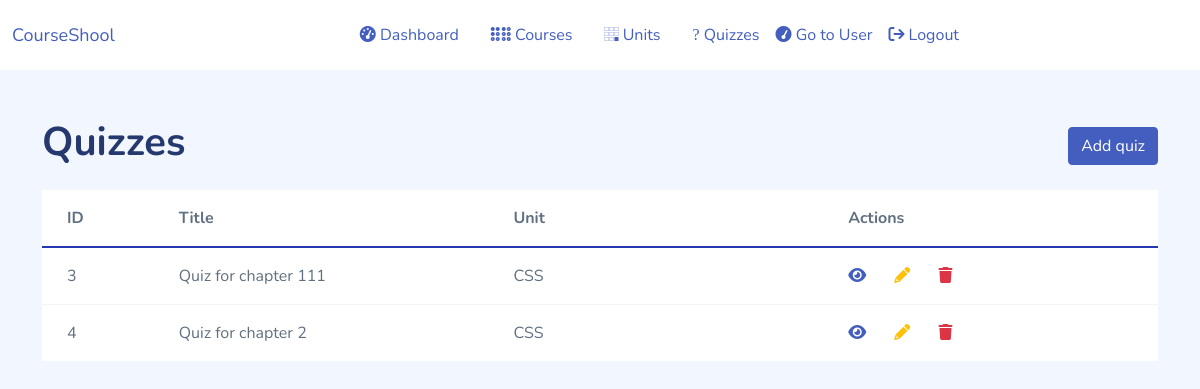
Page /myadmin/quizzes/ (signed in) on the earlier database version.
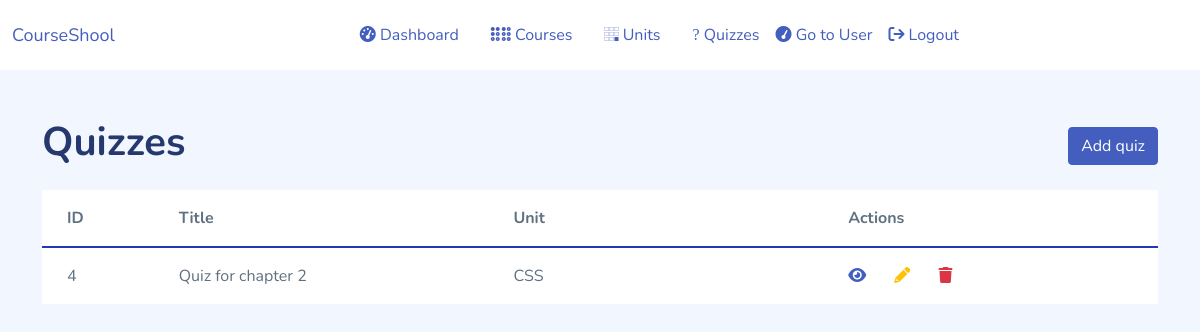
Same page on the later database version.
### home/models.py (models this page shows, shortened)
class Quiz(models.Model):
    title = models.TextField(max_length=300, blank=True, null=True)
    unit = models.ForeignKey(Unit, on_delete=models.CASCADE)
    created_on = models.DateTimeField(auto_now_add=True)
    updated_on = models.DateTimeField(auto_now_add=True)

class Unit(models.Model):
    course = models.ForeignKey(Course, on_delete=models.CASCADE)
    title = models.CharField(max_length=3000)
    created_on = models.DateTimeField(auto_now_add=True)
    updated_on = models.DateTimeField(auto_now_add=True)
    image = CloudinaryField('image')

### myadmin/quizzes.py (the view)
# urls.py: path('quizzes/', quizzes.quizzes, name='admin-quizzes'),
def quizzes(request):
    context = {
        'quizzes': Quiz.objects.all(),
    }
    return render(request, template_name='admin/pages/quizzes/quizzes.html', context=context)

### templates/admin/pages/quizzes/quizzes.html (shortened to what this page needs)
{% extends './../../components/base.html' %}
{% block content %}
<div class="container py-5">
    <div class="d-flex align-items-center justify-content-between">
        <h1>Quizzes</h1>
        <a href="{% url 'admin-quizzes-add' %}" class="btn btn-small btn-primary">
            Add quiz
        </a>
    </div>
    <div class="mt-3">
        <div class="custom-table-holder">
            <table class="custom-table bg-white">
                <thead>
                    <tr>
                        <th class="custom-th-id">ID</th>
                        <th class="custom-th">Title</th>
                        <th class="custom-th">Unit</th>
                        <th class="custom-th">Actions</th>
                    </tr>
                </thead>
                <tbody>
                    {% for quiz in quizzes %}
                    <tr>
                        <td> {{quiz.id}} </td>
                        <td> {{quiz.title}} </td>
                        <td> {{quiz.unit.title}} </td>
                        <td>
                            <span class="me-4 action-icon"><i class="fas fa-eye text-primary"></i></span>
                            <a href="{% url 'admin-quizzes-update' pk=quiz.id %}">
                                <span class="me-4 action-icon">
                                    <i class="fas fa-pencil text-warning"></i>
                                </span>
                            </a>
                            <a href="{% url 'admin-quizzes-delete' pk=quiz.id %}">
                                <span class="me-4 action-icon">
                                    <i class="fas fa-trash text-danger"></i>
                                </span>
                            </a>
                        </td>
                    </tr>
                    {% endfor %}
                </tbody>
            </table>
        </div>
    </div>
</div>
{% endblock content %}

Differences in the rows shown:
removed Quiz: id "3", title "Quiz for chapter 111", unit "CSS"
